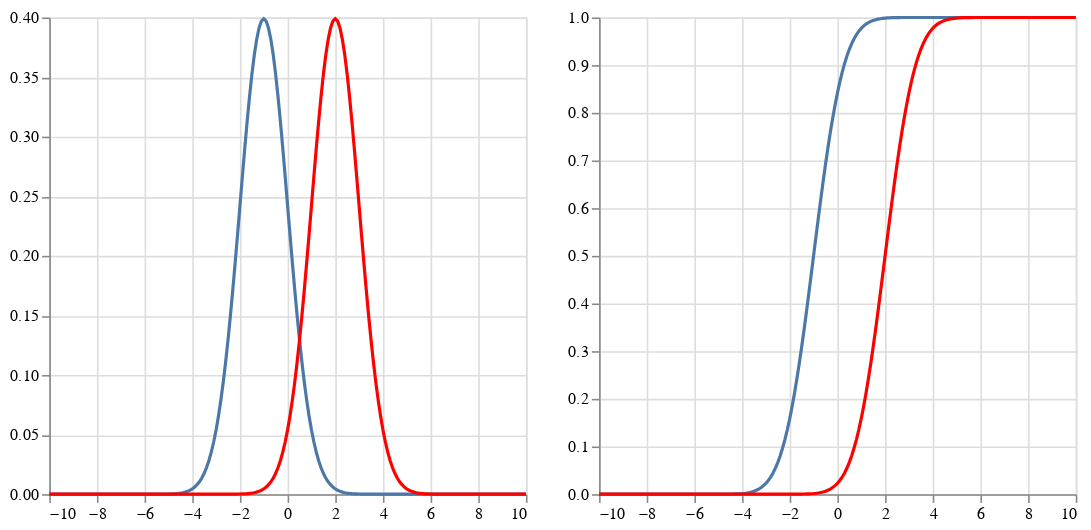

This figure's notebook cell:
### Code cell
"""
`plotDistribution(μ::distribution,ν::distribution,x=collect(-10:0.1:10))`
'x' is the plotting domain.

This function returns both the pdfs and cdfs of the pair
of probability measures.
"""
function plotDistributions( μ::Distributions.UnivariateDistribution,
                            ν::Distributions.UnivariateDistribution,
                            x=collect(-10:0.1:10))
    
    x  = collect(-10:0.1:10)
    y  = pdf(μ,x)
    z  = pdf(ν,x);
    cy = cdf(μ,x)
    cz = cdf(ν,x);

    pdf1 = @vlplot(:line,x={x,type="quantitative"},y={y,type="quantitative"})
    pdf2 = @vlplot(:line,x={x,type="quantitative"},y={z,type="quantitative"},color={value="red"})
    pdfs = @vlplot()+ pdf1 + pdf2

    cdf1 = @vlplot(:line,x={x,type="quantitative"},y={cy,type="quantitative"})
    cdf2 = @vlplot(:line,x={x,type="quantitative"},y={cz,type="quantitative"},color={value="red"})
    cdfs = @vlplot()+ cdf1 + cdf2

    return [pdfs cdfs]
end

### Figure 1 — Vega-Lite specification as saved in the notebook (floating-point values rounded to 4 significant figures; data arrays with more than 128 entries replaced by an {"elided": "..."} marker saying what was removed)
{"hconcat": [{"layer": [{"data": {"values": {"elided": "201 records"}}, "encoding": {"x": {"field": "x", "title": null, "type": "quantitative"}, "y": {"field": "y", "title": null, "type": "quantitative"}}, "mark": "line"}, {"data": {"values": {"elided": "201 records"}}, "encoding": {"color": {"value": "red"}, "x": {"field": "x", "title": null, "type": "quantitative"}, "y": {"field": "y", "title": null, "type": "quantitative"}}, "mark": "line"}]}, {"layer": [{"data": {"values": {"elided": "201 records"}}, "encoding": {"x": {"field": "x", "title": null, "type": "quantitative"}, "y": {"field": "y", "title": null, "type": "quantitative"}}, "mark": "line"}, {"data": {"values": {"elided": "201 records"}}, "encoding": {"color": {"value": "red"}, "x": {"field": "x", "title": null, "type": "quantitative"}, "y": {"field": "y", "title": null, "type": "quantitative"}}, "mark": "line"}]}]}
